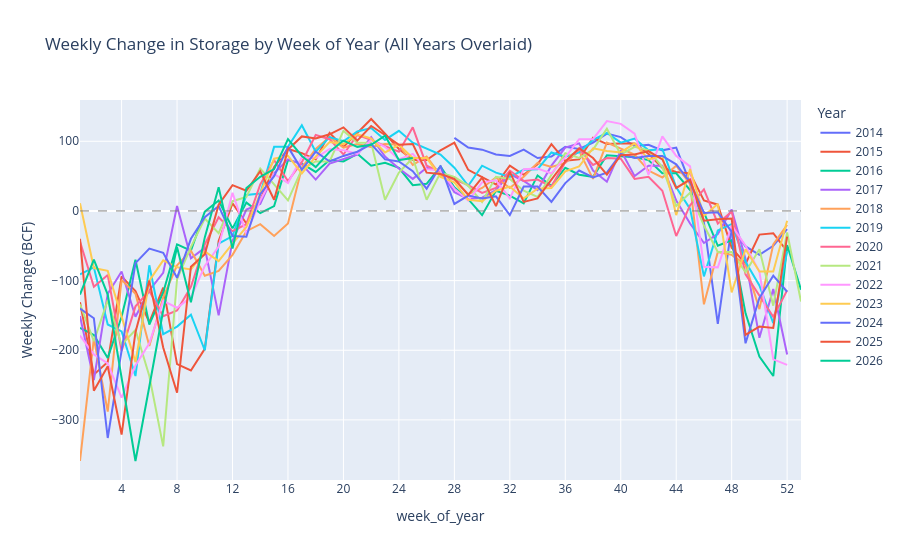

Write notebook code for a chart like this one.
### Code cell
# all years overlaid — weekly change by week of year

import plotly.express as px

overlay_df = (
    storage
    .dropna(subset=['weekly_change_bcf'])
    .sort_values(['year', 'week_of_year'])
    .copy()
)
overlay_df['year'] = overlay_df['year'].astype(str)

fig3 = px.line(
    overlay_df,
    x='week_of_year',
    y='weekly_change_bcf',
    color='year',
    title='Weekly Change in Storage by Week of Year (All Years Overlaid)',
    labels={
        'week': 'Week of Year',
        'weekly_change_bcf': 'Weekly Change (BCF)',
        'year': 'Year',
    },
)

fig3.add_hline(y=0, line_dash='dash', line_color='gray', line_width=1)
fig3.update_xaxes(dtick=4, range=[1, 53])
fig3.update_layout(legend_title_text='Year')
fig3.show()

### Figure 1 — Plotly figure (JSON) as saved in the notebook; plotly's stock layout.template omitted (floating-point values rounded to 4 significant figures)
{"data": [{"hovertemplate": "Year=2014<br>week_of_year=%{x}<br>Weekly Change (BCF)=%{y}<extra></extra>", "legendgroup": "2014", "line": {"color": "#636efa", "dash": "solid"}, "marker": {"symbol": "circle"}, "mode": "lines", "name": "2014", "orientation": "v", "showlegend": true, "type": "scatter", "x": [28, 29, 30, 31, 32, 33, 34, 35, 36, 37, 38, 39, 40, 41, 42, 43, 44, 45, 46, 47, 48, 49, 50, 51, 52], "xaxis": "x", "y": [105.0, 91.0, 88.0, 81.0, 79.0, 88.0, 76.0, 78.0, 92.0, 89.0, 98.0, 111.0, 106.0, 93.0, 95.0, 87.0, 91.0, 40.0, -17.0, -162.0, -22.0, -51.0, -63.0, -50.0, -26.0], "yaxis": "y"}, {"hovertemplate": "Year=2015<br>week_of_year=%{x}<br>Weekly Change (BCF)=%{y}<extra></extra>", "legendgroup": "2015", "line": {"color": "#EF553B", "dash": "solid"}, "marker": {"symbol": "circle"}, "mode": "lines", "name": "2015", "orientation": "v", "showlegend": true, "type": "scatter", "x": [1, 2, 3, 4, 5, 6, 7, 8, 9, 10, 11, 12, 13, 14, 15, 16, 17, 18, 19, 20, 21, 22, 23, 24, 25, 26, 27, 28, 29, 30, 31, 32, 33, 34, 35, 36, 37, 38, 39, 40, 41, 42, 43, 44, 45, 46, 47, 48, 49, 50, 51, 52], "xaxis": "x", "y": [-131.0, -235.0, -217.0, -94.0, -115.0, -160.0, -110.0, -220.0, -229.0, -198.0, -43.0, 11.0, -18.0, 15.0, 63.0, 89.0, 83.0, 74.0, 112.0, 92.0, 112.0, 132.0, 111.0, 89.0, 73.0, 73.0, 87.0, 98.0, 59.0, 49.0, 38.0, 65.0, 52.0, 67.0, 96.0, 72.0, 74.0, 105.0, 96.0, 97.0, 97.0, 82.0, 62.0, 56.0, 54.0, 15.0, 9.0, -53.0, -76.0, -34.0, -32.0, -58.0], "yaxis": "y"}, {"hovertemplate": "Year=2016<br>week_of_year=%{x}<br>Weekly Change (BCF)=%{y}<extra></extra>", "legendgroup": "2016", "line": {"color": "#00cc96", "dash": "solid"}, "marker": {"symbol": "circle"}, "mode": "lines", "name": "2016", "orientation": "v", "showlegend": true, "type": "scatter", "x": [1, 2, 3, 4, 5, 6, 7, 8, 9, 10, 11, 12, 13, 14, 15, 16, 17, 18, 19, 20, 21, 22, 23, 24, 25, 26, 27, 28, 29, 30, 31, 32, 33, 34, 35, 36, 37, 38, 39, 40, 41, 42, 43, 44, 45, 46, 47, 48, 49, 50, 51, 52, 53], "xaxis": "x", "y": [-168.0, -178.0, -211.0, -152.0, -70.0, -163.0, -117.0, -48.0, -57.0, -1.0, 15.0, -25.0, 12.0, -3.0, 7.0, 73.0, 68.0, 56.0, 73.0, 71.0, 82.0, 65.0, 69.0, 62.0, 37.0, 39.0, 64.0, 34.0, 17.0, -6.0, 29.0, 22.0, 11.0, 51.0, 36.0, 62.0, 52.0, 49.0, 80.0, 79.0, 77.0, 73.0, 54.0, 54.0, 30.0, -2.0, -50.0, -42.0, -147.0, -209.0, -237.0, -49.0, -113.0], "yaxis": "y"}, {"hovertemplate": "Year=2017<br>week_of_year=%{x}<br>Weekly Change (BCF)=%{y}<extra></extra>", "legendgroup": "2017", "line": {"color": "#ab63fa", "dash": "solid"}, "marker": {"symbol": "circle"}, "mode": "lines", "name": "2017", "orientation": "v", "showlegend": true, "type": "scatter", "x": [1, 2, 3, 4, 5, 6, 7, 8, 9, 10, 11, 12, 13, 14, 15, 16, 17, 18, 19, 20, 21, 22, 23, 24, 25, 26, 27, 28, 29, 30, 31, 32, 33, 34, 35, 36, 37, 38, 39, 40, 41, 42, 43, 44, 45, 46, 47, 48, 49, 50, 51, 52], "xaxis": "x", "y": [-151.0, -243.0, -119.0, -87.0, -152.0, -114.0, -89.0, 7.0, -68.0, -53.0, -150.0, -43.0, 2.0, 10.0, 54.0, 74.0, 67.0, 45.0, 68.0, 75.0, 81.0, 106.0, 78.0, 61.0, 46.0, 62.0, 58.0, 27.0, 17.0, 19.0, 30.0, 53.0, 43.0, 30.0, 65.0, 91.0, 97.0, 58.0, 42.0, 87.0, 50.0, 65.0, 65.0, 15.0, -18.0, -46.0, -33.0, 2.0, -69.0, -182.0, -112.0, -206.0], "yaxis": "y"}, {"hovertemplate": "Year=2018<br>week_of_year=%{x}<br>Weekly Change (BCF)=%{y}<extra></extra>", "legendgroup": "2018", "line": {"color": "#FFA15A", "dash": "solid"}, "marker": {"symbol": "circle"}, "mode": "lines", "name": "2018", "orientation": "v", "showlegend": true, "type": "scatter", "x": [1, 2, 3, 4, 5, 6, 7, 8, 9, 10, 11, 12, 13, 14, 15, 16, 17, 18, 19, 20, 21, 22, 23, 24, 25, 26, 27, 28, 29, 30, 31, 32, 33, 34, 35, 36, 37, 38, 39, 40, 41, 42, 43, 44, 45, 46, 47, 48, 49, 50, 51, 52], "xaxis": "x", "y": [-359.0, -183.0, -288.0, -99.0, -119.0, -194.0, -124.0, -78.0, -57.0, -93.0, -86.0, -63.0, -29.0, -19.0, -36.0, -18.0, 62.0, 89.0, 106.0, 91.0, 96.0, 92.0, 96.0, 95.0, 66.0, 78.0, 51.0, 45.0, 24.0, 33.0, 48.0, 33.0, 49.0, 69.0, 63.0, 69.0, 86.0, 46.0, 98.0, 90.0, 81.0, 58.0, 48.0, 65.0, 39.0, -134.0, -59.0, -63.0, -77.0, -141.0, -48.0, -20.0], "yaxis": "y"}, {"hovertemplate": "Year=2019<br>week_of_year=%{x}<br>Weekly Change (BCF)=%{y}<extra></extra>", "legendgroup": "2019", "line": {"color": "#19d3f3", "dash": "solid"}, "marker": {"symbol": "circle"}, "mode": "lines", "name": "2019", "orientation": "v", "showlegend": true, "type": "scatter", "x": [1, 2, 3, 4, 5, 6, 7, 8, 9, 10, 11, 12, 13, 14, 15, 16, 17, 18, 19, 20, 21, 22, 23, 24, 25, 26, 27, 28, 29, 30, 31, 32, 33, 34, 35, 36, 37, 38, 39, 40, 41, 42, 43, 44, 45, 46, 47, 48, 49, 50, 51, 52], "xaxis": "x", "y": [-91.0, -81.0, -163.0, -173.0, -237.0, -78.0, -177.0, -166.0, -149.0, -200.0, -47.0, -36.0, 23.0, 25.0, 92.0, 92.0, 123.0, 85.0, 106.0, 100.0, 114.0, 119.0, 102.0, 115.0, 98.0, 89.0, 81.0, 62.0, 36.0, 65.0, 55.0, 49.0, 59.0, 60.0, 84.0, 78.0, 84.0, 102.0, 112.0, 98.0, 104.0, 87.0, 89.0, 34.0, 3.0, -94.0, -28.0, -19.0, -73.0, -107.0, -161.0, -58.0], "yaxis": "y"}, {"hovertemplate": "Year=2020<br>week_of_year=%{x}<br>Weekly Change (BCF)=%{y}<extra></extra>", "legendgroup": "2020", "line": {"color": "#FF6692", "dash": "solid"}, "marker": {"symbol": "circle"}, "mode": "lines", "name": "2020", "orientation": "v", "showlegend": true, "type": "scatter", "x": [1, 2, 3, 4, 5, 6, 7, 8, 9, 10, 11, 12, 13, 14, 15, 16, 17, 18, 19, 20, 21, 22, 23, 24, 25, 26, 27, 28, 29, 30, 31, 32, 33, 34, 35, 36, 37, 38, 39, 40, 41, 42, 43, 44, 45, 46, 47, 48, 49, 50, 51, 52], "xaxis": "x", "y": [-44.0, -109.0, -92.0, -201.0, -137.0, -115.0, -151.0, -143.0, -109.0, -48.0, -9.0, -29.0, -19.0, 38.0, 73.0, 43.0, 70.0, 109.0, 103.0, 81.0, 109.0, 102.0, 93.0, 85.0, 120.0, 65.0, 56.0, 45.0, 37.0, 26.0, 33.0, 58.0, 43.0, 45.0, 35.0, 70.0, 89.0, 66.0, 76.0, 75.0, 46.0, 49.0, 29.0, -36.0, 8.0, 31.0, -18.0, -1.0, -91.0, -122.0, -152.0, -114.0], "yaxis": "y"}, {"hovertemplate": "Year=2021<br>week_of_year=%{x}<br>Weekly Change (BCF)=%{y}<extra></extra>", "legendgroup": "2021", "line": {"color": "#B6E880", "dash": "solid"}, "marker": {"symbol": "circle"}, "mode": "lines", "name": "2021", "orientation": "v", "showlegend": true, "type": "scatter", "x": [1, 2, 3, 4, 5, 6, 7, 8, 9, 10, 11, 12, 13, 14, 15, 16, 17, 18, 19, 20, 21, 22, 23, 24, 25, 26, 27, 28, 29, 30, 31, 32, 33, 34, 35, 36, 37, 38, 39, 40, 41, 42, 43, 44, 45, 46, 47, 48, 49, 50, 51, 52, 53], "xaxis": "x", "y": [-134.0, -187.0, -128.0, -192.0, -171.0, -237.0, -338.0, -98.0, -52.0, -11.0, -32.0, 14.0, 20.0, 61.0, 38.0, 15.0, 60.0, 71.0, 71.0, 115.0, 98.0, 98.0, 16.0, 55.0, 76.0, 16.0, 55.0, 49.0, 36.0, 13.0, 49.0, 46.0, 29.0, 20.0, 52.0, 83.0, 76.0, 88.0, 118.0, 81.0, 92.0, 87.0, 63.0, 7.0, 26.0, -21.0, -59.0, -59.0, -88.0, -55.0, -136.0, -31.0, -130.0], "yaxis": "y"}, {"hovertemplate": "Year=2022<br>week_of_year=%{x}<br>Weekly Change (BCF)=%{y}<extra></extra>", "legendgroup": "2022", "line": {"color": "#FF97FF", "dash": "solid"}, "marker": {"symbol": "circle"}, "mode": "lines", "name": "2022", "orientation": "v", "showlegend": true, "type": "scatter", "x": [1, 2, 3, 4, 5, 6, 7, 8, 9, 10, 11, 12, 13, 14, 15, 16, 17, 18, 19, 20, 21, 22, 23, 24, 25, 26, 27, 28, 29, 30, 31, 32, 33, 34, 35, 36, 37, 38, 39, 40, 41, 42, 43, 44, 45, 46, 47, 48, 49, 50, 51, 52], "xaxis": "x", "y": [-179.0, -206.0, -219.0, -268.0, -222.0, -190.0, -129.0, -139.0, -124.0, -79.0, -51.0, 26.0, -33.0, 15.0, 53.0, 40.0, 77.0, 76.0, 89.0, 87.0, 82.0, 102.0, 92.0, 74.0, 82.0, 60.0, 58.0, 32.0, 15.0, 41.0, 44.0, 18.0, 60.0, 61.0, 54.0, 77.0, 103.0, 103.0, 129.0, 125.0, 111.0, 52.0, 107.0, 79.0, 64.0, -80.0, -81.0, -21.0, -50.0, -87.0, -213.0, -221.0], "yaxis": "y"}, {"hovertemplate": "Year=2023<br>week_of_year=%{x}<br>Weekly Change (BCF)=%{y}<extra></extra>", "legendgroup": "2023", "line": {"color": "#FECB52", "dash": "solid"}, "marker": {"symbol": "circle"}, "mode": "lines", "name": "2023", "orientation": "v", "showlegend": true, "type": "scatter", "x": [1, 2, 3, 4, 5, 6, 7, 8, 9, 10, 11, 12, 13, 14, 15, 16, 17, 18, 19, 20, 21, 22, 23, 24, 25, 26, 27, 28, 29, 30, 31, 32, 33, 34, 35, 36, 37, 38, 39, 40, 41, 42, 43, 44, 45, 46, 47, 48, 49, 50, 51, 52], "xaxis": "x", "y": [11.0, -82.0, -86.0, -151.0, -217.0, -100.0, -71.0, -81.0, -84.0, -58.0, -72.0, -47.0, -23.0, 25.0, 75.0, 79.0, 54.0, 78.0, 99.0, 96.0, 110.0, 104.0, 84.0, 95.0, 76.0, 76.0, 49.0, 41.0, 16.0, 14.0, 29.0, 35.0, 18.0, 32.0, 33.0, 57.0, 64.0, 90.0, 86.0, 84.0, 97.0, 74.0, 79.0, -6.0, 60.0, -7.0, 10.0, -117.0, -55.0, -87.0, -87.0, -14.0], "yaxis": "y"}, {"hovertemplate": "Year=2024<br>week_of_year=%{x}<br>Weekly Change (BCF)=%{y}<extra></extra>", "legendgroup": "2024", "line": {"color": "#636efa", "dash": "solid"}, "marker": {"symbol": "circle"}, "mode": "lines", "name": "2024", "orientation": "v", "showlegend": true, "type": "scatter", "x": [1, 2, 3, 4, 5, 6, 7, 8, 9, 10, 11, 12, 13, 14, 15, 16, 17, 18, 19, 20, 21, 22, 23, 24, 25, 26, 27, 28, 29, 30, 31, 32, 33, 34, 35, 36, 37, 38, 39, 40, 41, 42, 43, 44, 45, 46, 47, 48, 49, 50, 51, 52], "xaxis": "x", "y": [-140.0, -154.0, -326.0, -197.0, -75.0, -54.0, -60.0, -96.0, -40.0, -9.0, 7.0, -36.0, -37.0, 24.0, 50.0, 92.0, 59.0, 85.0, 71.0, 79.0, 85.0, 96.0, 74.0, 71.0, 57.0, 32.0, 65.0, 10.0, 22.0, 18.0, 21.0, -6.0, 35.0, 35.0, 13.0, 40.0, 58.0, 48.0, 55.0, 82.0, 76.0, 79.0, 79.0, 67.0, 41.0, -3.0, -2.0, -30.0, -190.0, -125.0, -93.0, -116.0], "yaxis": "y"}, {"hovertemplate": "Year=2025<br>week_of_year=%{x}<br>Weekly Change (BCF)=%{y}<extra></extra>", "legendgroup": "2025", "line": {"color": "#EF553B", "dash": "solid"}, "marker": {"symbol": "circle"}, "mode": "lines", "name": "2025", "orientation": "v", "showlegend": true, "type": "scatter", "x": [1, 2, 3, 4, 5, 6, 7, 8, 9, 10, 11, 12, 13, 14, 15, 16, 17, 18, 19, 20, 21, 22, 23, 24, 25, 26, 27, 28, 29, 30, 31, 32, 33, 34, 35, 36, 37, 38, 39, 40, 41, 42, 43, 44, 45, 46, 47, 48, 49, 50, 51, 52], "xaxis": "x", "y": [-40.0, -258.0, -223.0, -321.0, -174.0, -100.0, -196.0, -261.0, -80.0, -62.0, 9.0, 37.0, 29.0, 57.0, 16.0, 88.0, 107.0, 104.0, 110.0, 120.0, 101.0, 122.0, 109.0, 95.0, 96.0, 55.0, 53.0, 46.0, 23.0, 48.0, 7.0, 56.0, 13.0, 18.0, 45.0, 71.0, 90.0, 76.0, 52.0, 80.0, 81.0, 86.0, 74.0, 33.0, 45.0, -14.0, -12.0, -11.0, -178.0, -166.0, -168.0, -37.0], "yaxis": "y"}, {"hovertemplate": "Year=2026<br>week_of_year=%{x}<br>Weekly Change (BCF)=%{y}<extra></extra>", "legendgroup": "2026", "line": {"color": "#00cc96", "dash": "solid"}, "marker": {"symbol": "circle"}, "mode": "lines", "name": "2026", "orientation": "v", "showlegend": true, "type": "scatter", "x": [1, 2, 3, 4, 5, 6, 7, 8, 9, 10, 11, 12, 13, 14, 15, 16, 17, 18, 19, 20, 21, 22, 23, 24, 25], "xaxis": "x", "y": [-120.0, -70.0, -120.0, -241.0, -359.0, -252.0, -143.0, -52.0, -131.0, -38.0, 34.0, -54.0, 33.0, 49.0, 60.0, 103.0, 79.0, 63.0, 85.0, 101.0, 92.0, 95.0, 108.0, 73.0, 76.0], "yaxis": "y"}], "layout": {"legend": {"title": {"text": "Year"}, "tracegroupgap": 0}, "shapes": [{"line": {"color": "gray", "dash": "dash", "width": 1}, "type": "line", "x0": 0, "x1": 1, "xref": "x domain", "y0": 0, "y1": 0, "yref": "y"}], "title": {"text": "Weekly Change in Storage by Week of Year (All Years Overlaid)"}, "xaxis": {"anchor": "y", "domain": [0, 1], "dtick": 4, "range": [1, 53], "title": {"text": "week_of_year"}}, "yaxis": {"anchor": "x", "domain": [0, 1], "title": {"text": "Weekly Change (BCF)"}}}}
